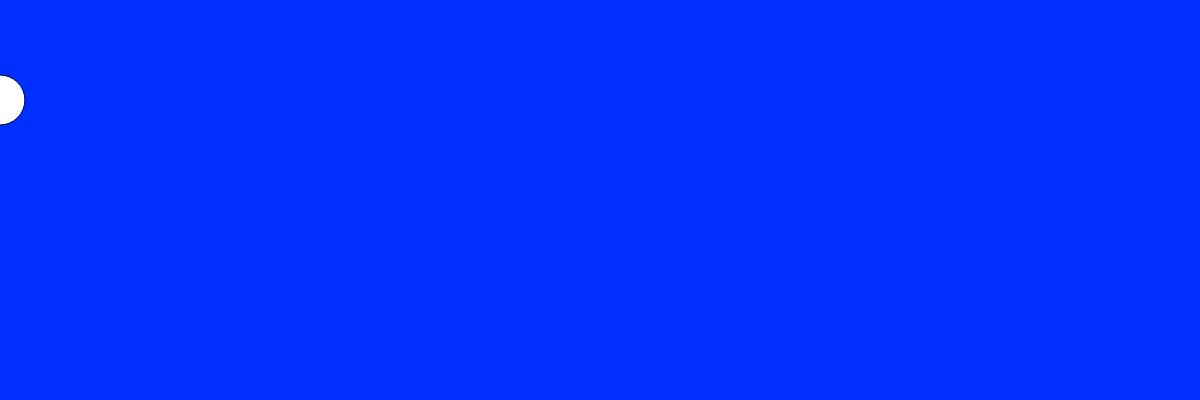
Frame 1 (no input)
Frame 60 (no input): identical to frame 1, image omitted
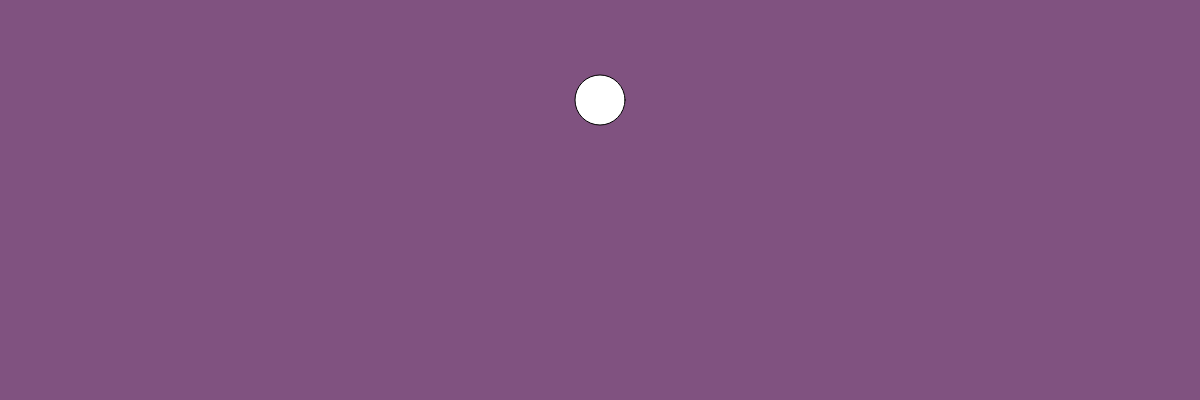
Frame 120 (the mouse pressed at the canvas centre since frame 60)

The p5.js sketch that drew these frames (run headless with seeded random() and noise() and a simulated clock; from frame 60 on, the mouse is pressed at the canvas centre):

// p5.js sketch
// ── sketch.js

var r = 0;
var g = 50;
var b=255;
// INITIALIZE ALL YOUR VARIABLES
// Ideally you would create 3 variables. red blue green or r, g, b


function setup(){
  createCanvas(1200,400);
 
}


function draw(){

r=map(mouseX,0,1200,0,255); 
g =map(mouseX,50,900,50,100); 
b= map(mouseX,0,1200,255,0); 

background(r,g,b); 
fill(255); 
ellipse(mouseX,100,50,50);

}
